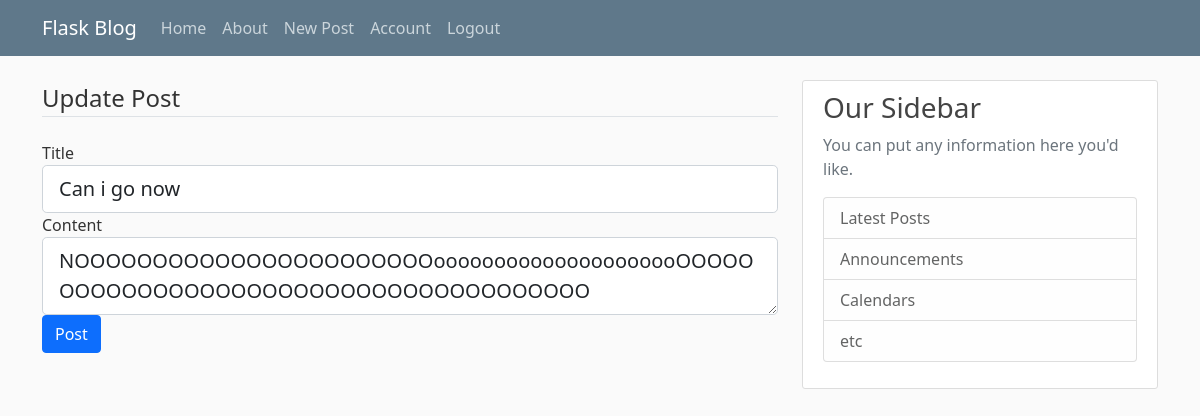
The page /post/19/update (signed in) on the database its author committed.
### flaskblog/models.py (models this page shows, shortened)
class Post(db.Model):
    id = db.Column(db.Integer, primary_key=True)
    title = db.Column(db.String(120), nullable=False)
    date_posted = db.Column(db.DateTime,
                            nullable=False,default=datetime.utcnow)
    content = db.Column(db.Text,nullable=False)
    user_id = db.Column(db.Integer,db.ForeignKey('user.id'),nullable=False)

### flaskblog/posts/routes.py (the view)
@posts.route('/post/<int:post_id>/update', methods=['GET', 'POST'])
@login_required
def update_post(post_id):
    post = Post.query.get_or_404(post_id)
    if post.author != current_user:
        abort(403)
    form = PostForm()
    if form.validate_on_submit():
        post.title = form.title.data
        post.content = form.content.data
        db.session.commit()
        flash('Post has been updated','success')
        return redirect(url_for('posts.post',post_id=post.id))
    elif request.method == 'GET' :
        form.title.data = post.title
        form.content.data = post.content
    return render_template('create_post.html',
                           title='Update Post',
                           form=form,
                           legend = 'Update Post')

### flaskblog/posts/forms.py
class PostForm(FlaskForm):
    title = StringField('Title',validators=[DataRequired()])
    content = TextAreaField('Content',validators=[DataRequired()])
    submit = SubmitField('Post')

### flaskblog/models.py (called while the page is built)
@login_manager.user_loader
def load_user(user_id):
    return User.query.get(int(user_id))

### flaskblog/templates/create_post.html (shortened to what this page needs)
{% extends 'layout.html' %}
{% block content %}
  <form action="" method="post">
    <fieldset class="form-group">
      <legend class="border-bottom mb-4">{{ legend }}</legend>
      <div class="form-group">
        {{ form.title.label(class="form-control-label") }}
        {% if form.title.errors %}
          {{ form.title(class="form-control form-control-lg is-invalid") }}
          <div class="invalid-feedback">
            {% for error in form.title.errors %}
              <span>{{ error }}</span>
            {% endfor %}
          </div>
        {% else %}
          {{ form.title(class="form-control form-control-lg") }}
        {% endif %}
      </div>
      <div class="form-group">
        {{ form.content.label(class="form-control-label") }}
        {% if form.content.errors %}
          {{ form.content(class="form-control form-control-lg is-invalid") }}
          <div class="invalid-feedback">
            {% for error in form.content.errors %}
              <span>{{ error }}</span>
            {% endfor %}
          </div>
        {% else %}
          {{ form.content(class="form-control form-control-lg") }}
        {% endif %}
      </div>
      <div class="form-group">
        {{ form.submit(class="btn btn-primary") }}
      </div>
    </fieldset>
  </form>
{% endblock content %}

### flaskblog/static/main.css (style rules this page uses)
body { background: #fafafa; color: #333333; margin-top: 5rem; }

### rows shown on the page
Post: title "Can i go now", content "NOOOOOOOOOOOOOOOOOOOOOOOooooooooooooooooooooOOOOOOOOOOOOOOOOOOOOOOOOOOOOOOOOOOOOOOO"

### other values the page prints
{{ legend }} "Update Post"
